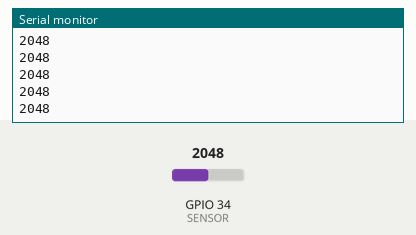
This sketch was run on a simulated ESP32. Parts: the last lines printed to the serial monitor. The inputs (shaded band) are chosen by the test bench; at power-on: GPIO 34 (SENSOR) = 2048.

Above: at 1.2 s.
1.3 s: GPIO 34 (SENSOR) set to 2866
At 1.31 s:
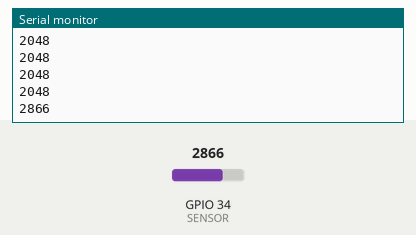
2.8 s: GPIO 34 (SENSOR) set to 3603
At 2.81 s:
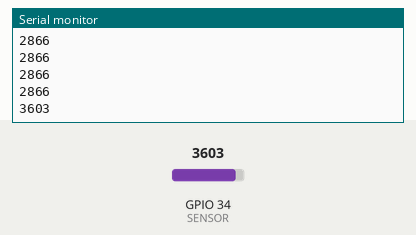
Timing chart, 0 to 5.8 s (numbered marks = the images above; inputs shaded):
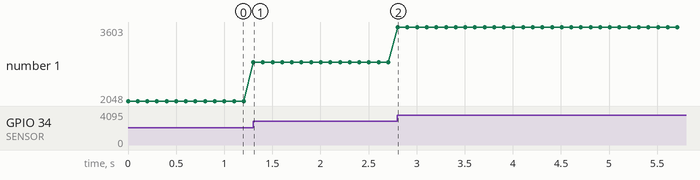

The sketch:

photo_ir.ino
```cpp
#include <Arduino.h>
#define SENSOR 34

void setup() {
  Serial.begin(115200);
  pinMode(SENSOR, INPUT);
}

void loop() {
  int val = analogRead(SENSOR);
  Serial.println(val);
  delay(100);
}
```

Measured:
- after the input at 1.3 s, the serial monitor: prints a new line at once (image 1)
- after the input at 2.8 s, the serial monitor: prints a new line at once (image 2)
- plotted number 1: 2048 → 2866 after the input at 1.3 s, 2866 → 3603 after the input at 2.8 s
